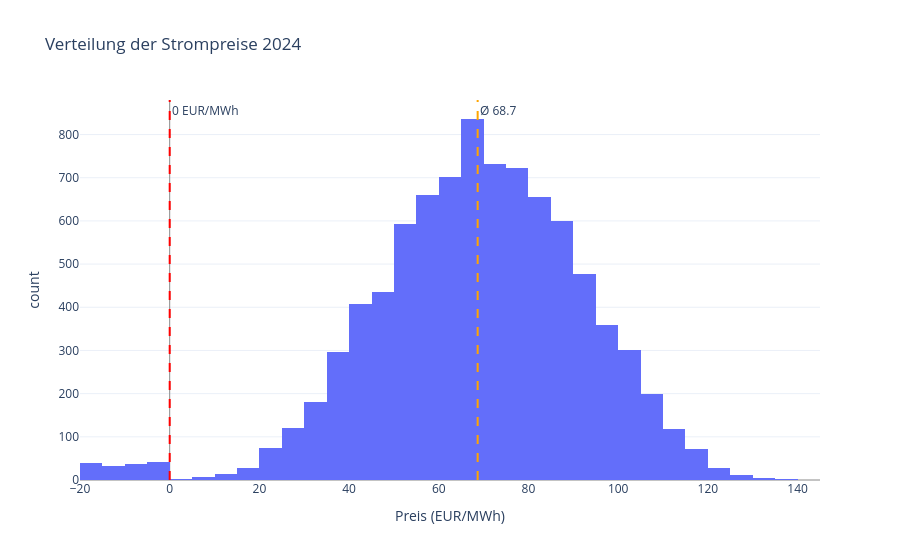

Notebook source saved alongside this figure:
### Markdown cell above
**Plotly (interaktiv)**

### Code cell
fig = px.histogram(df, x="price_eur_mwh", nbins=50,
                   title="Verteilung der Strompreise 2024",
                   labels={"price_eur_mwh": "Preis (EUR/MWh)"})
fig.add_vline(x=0, line_dash="dash", line_color="red",
              annotation_text="0 EUR/MWh")
fig.add_vline(x=df["price_eur_mwh"].mean(), line_dash="dash",
              line_color="orange",
              annotation_text=f"Ø {df['price_eur_mwh'].mean():.1f}")
fig.show()

### Figure 1 — Plotly figure (JSON) as saved in the notebook; plotly's stock layout.template omitted (floating-point values rounded to 4 significant figures; data arrays with more than 128 entries replaced by an {"elided": "..."} marker saying what was removed)
{"data": [{"bingroup": "x", "hovertemplate": "Preis (EUR/MWh)=%{x}<br>count=%{y}<extra></extra>", "legendgroup": "", "marker": {"color": "#636efa", "pattern": {"shape": ""}}, "name": "", "nbinsx": 50, "orientation": "v", "showlegend": false, "type": "histogram", "x": {"elided": "8784 float values"}, "xaxis": "x", "yaxis": "y"}], "layout": {"annotations": [{"showarrow": false, "text": "0 EUR/MWh", "x": 0, "xanchor": "left", "xref": "x", "y": 1, "yanchor": "top", "yref": "y domain"}, {"showarrow": false, "text": "Ø 68.7", "x": 68.67, "xanchor": "left", "xref": "x", "y": 1, "yanchor": "top", "yref": "y domain"}], "barmode": "relative", "legend": {"tracegroupgap": 0}, "shapes": [{"line": {"color": "red", "dash": "dash"}, "type": "line", "x0": 0, "x1": 0, "xref": "x", "y0": 0, "y1": 1, "yref": "y domain"}, {"line": {"color": "orange", "dash": "dash"}, "type": "line", "x0": 68.67, "x1": 68.67, "xref": "x", "y0": 0, "y1": 1, "yref": "y domain"}], "title": {"text": "Verteilung der Strompreise 2024"}, "xaxis": {"anchor": "y", "domain": [0, 1], "title": {"text": "Preis (EUR/MWh)"}}, "yaxis": {"anchor": "x", "domain": [0, 1], "title": {"text": "count"}}}}
